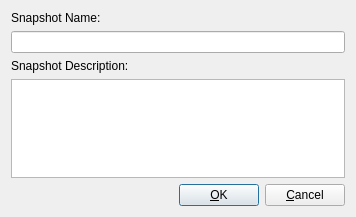
<ui version="4.0" >
 <author>Andrey Rijov</author>
 <class>Snapshot_Properties_Window</class>
 <widget class="QDialog" name="Snapshot_Properties_Window" >
  <property name="geometry" >
   <rect>
    <x>0</x>
    <y>0</y>
    <width>356</width>
    <height>217</height>
   </rect>
  </property>
  <property name="windowTitle" >
   <string>Snapshot Properties</string>
  </property>
  <layout class="QGridLayout" name="gridLayout" >
   <item row="0" column="0" >
    <widget class="QLabel" name="Label_Name" >
     <property name="text" >
      <string>Snapshot Name:</string>
     </property>
    </widget>
   </item>
   <item row="1" column="0" >
    <widget class="QLineEdit" name="Edit_Name" >
     <property name="maxLength" >
      <number>512</number>
     </property>
    </widget>
   </item>
   <item row="2" column="0" >
    <widget class="QLabel" name="Label_Desc" >
     <property name="text" >
      <string>Snapshot Description:</string>
     </property>
    </widget>
   </item>
   <item row="3" column="0" >
    <widget class="QPlainTextEdit" name="Edit_Description" >
     <property name="plainText" >
      <string/>
     </property>
    </widget>
   </item>
   <item row="4" column="0" >
    <layout class="QHBoxLayout" >
     <property name="spacing" >
      <number>6</number>
     </property>
     <property name="margin" >
      <number>0</number>
     </property>
     <item>
      <spacer>
       <property name="orientation" >
        <enum>Qt::Horizontal</enum>
       </property>
       <property name="sizeHint" stdset="0" >
        <size>
         <width>40</width>
         <height>20</height>
        </size>
       </property>
      </spacer>
     </item>
     <item>
      <widget class="QPushButton" name="Button_OK" >
       <property name="text" >
        <string>&amp;OK</string>
       </property>
      </widget>
     </item>
     <item>
      <widget class="QPushButton" name="Button_Cancel" >
       <property name="text" >
        <string>&amp;Cancel</string>
       </property>
      </widget>
     </item>
    </layout>
   </item>
  </layout>
 </widget>
 <tabstops>
  <tabstop>Edit_Name</tabstop>
  <tabstop>Button_OK</tabstop>
  <tabstop>Button_Cancel</tabstop>
 </tabstops>
 <resources/>
 <connections>
  <connection>
   <sender>Button_Cancel</sender>
   <signal>clicked()</signal>
   <receiver>Snapshot_Properties_Window</receiver>
   <slot>reject()</slot>
   <hints>
    <hint type="sourcelabel" >
     <x>298</x>
     <y>129</y>
    </hint>
    <hint type="destinationlabel" >
     <x>135</x>
     <y>139</y>
    </hint>
   </hints>
  </connection>
 </connections>
</ui>
